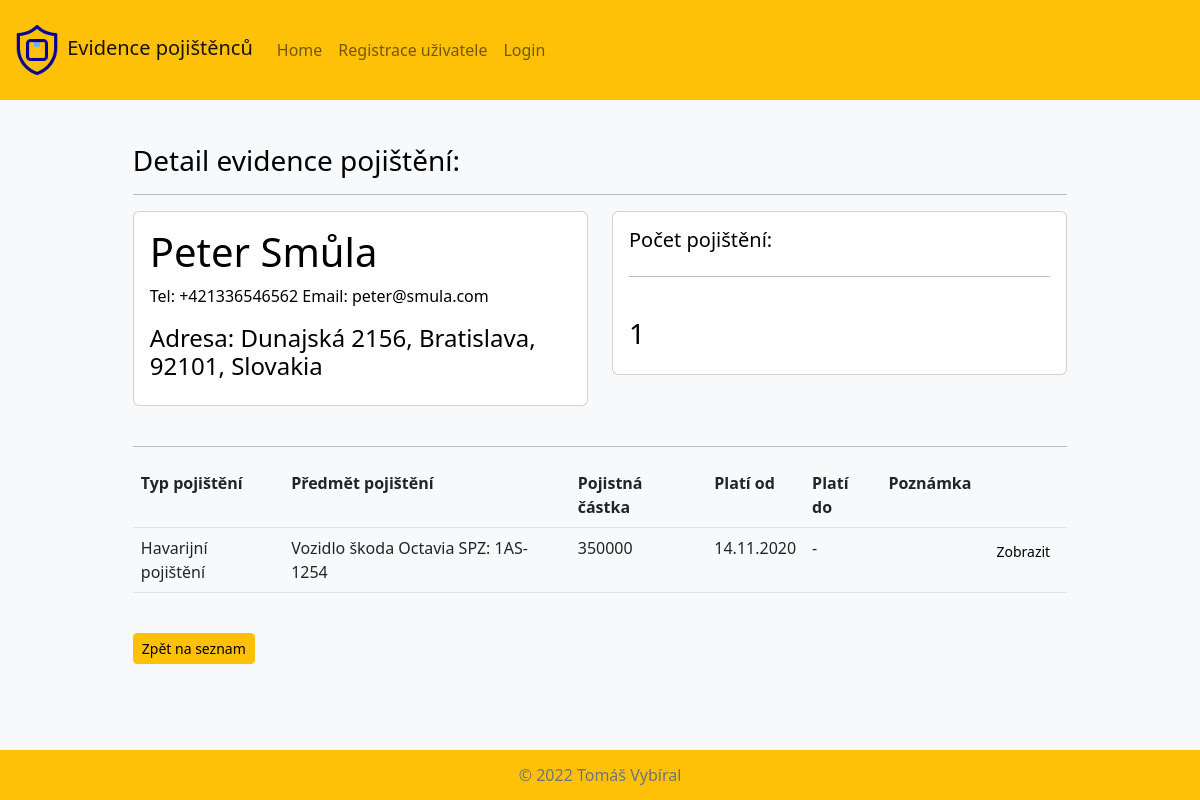
The page /pojistenci/pojistenec_detail/28/ on the database as committed earlier.
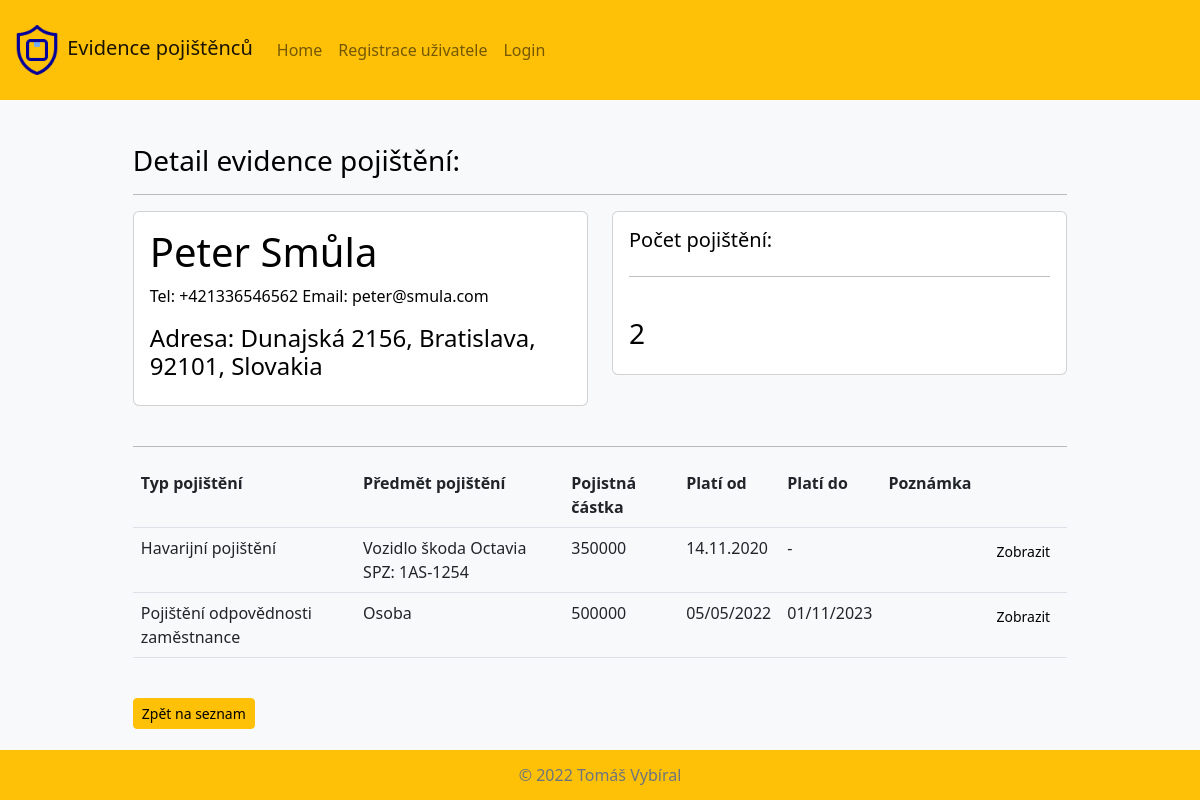
The same page on the database as committed later.
### pojistenci/models.py (models this page shows, shortened)
class SeznamPojisteni(models.Model):
    pojistenec = models.ForeignKey(
        Pojistenec, null=True, on_delete=models.CASCADE, verbose_name='Pojištěnec')
    typ_pojisteni = models.ForeignKey(
        TypPojisteni, null=True, on_delete=models.SET_NULL, verbose_name='Druh pojištění')
    predmet_pojisteni = models.CharField(max_length=80, null=True, verbose_name='Předmět pojištění')
    hodnota_pojisteni = models.CharField(max_length=10, null=True, verbose_name='Hodnota pojištění')
    plati_od = models.CharField(max_length=10, null=True, verbose_name='Platí od')
    plati_do = models.CharField(max_length=10, null=True, verbose_name='Platí do')
    poznamka = models.TextField(null=True, verbose_name='Poznámka', blank=True) # není povinné pole
    date_created = models.DateTimeField(auto_now_add=True, null=True, verbose_name='Datum vytvoření')
    class Meta:
        verbose_name = 'Seznam pojištění'
        verbose_name_plural = 'Seznam pojištění'

class TypPojisteni(models.Model):
    nazev_pojisteni = models.CharField(max_length=100)
    def __str__(self) -> str:
        return self.nazev_pojisteni
    class Meta:
        verbose_name = 'Druh pojištění'
        verbose_name_plural = 'Druhy pojištění'

### pojistenci/views.py (the view, shortened to what this page needs)
class AktualPojistenec(generic.DetailView):
    model = SeznamPojisteni
    template_name = 'pojistenci/pojistenec_detail.html'
    def get(self, request, pk):
        try:
            pojistenec = Pojistenec.objects.get(id=pk)
        except:
            return redirect('home')
        pojistky = SeznamPojisteni.objects.filter(pojistenec_id=pk)
        total_pojisteni = pojistky.count()
        context = {'pojistenec':pojistenec,'pojistky':pojistky, 'pocet_pojistek':total_pojisteni}
        return render(request, self.template_name, context)

### pojistenci/models.py (called while the page is built)
    def __str__(self) -> str:
        return self.stat

### pojistenci/templates/pojistenci/pojistenec_detail.html (shortened to what this page needs)
{% extends 'base.html' %} {% block content %}
<h3>Detail evidence pojištění:</h3>
<hr />
<div class="row">
  <div class="col-md">
    <div class="card card-body">
      <h1>{{pojistenec.jmeno}} {{pojistenec.prijmeni}}</h1>
      <p>Tel: {{pojistenec.telefon}} Email: {{pojistenec.email}}</p>
      <h4>
        Adresa: {{pojistenec.ulice_cp}}, {{pojistenec.mesto}}, {{pojistenec.psc}},
        {{pojistenec.stat}}
      </h4>
    </div>
  </div>
  <div class="col-md">
    <div class="card card-body">
      <h5>Počet pojištění:</h5>
      <hr>
      <br>
      <h3>{{pocet_pojistek}}</h3>
    </div>
  </div>
</div>
<br>
<hr />
<table class="table table-hover">
  <tr>
    <th>Typ pojištění</th>
    <th>Předmět pojištění</th>
    <th>Pojistná částka</th>
    <th>Platí od</th>
    <th>Platí do</th>
    <th>Poznámka</th>
    <th></th>
  </tr>
  {% for pojistka in pojistky %}
  <tr>
    <td>{{pojistka.typ_pojisteni}}</td>
    <td>{{pojistka.predmet_pojisteni}}</td>
    <td>{{pojistka.hodnota_pojisteni}}</td>
    <td>{{pojistka.plati_od}}</td>
    <td>{{pojistka.plati_do}}</td>
    <td>{{pojistka.poznamka}}</td>
    <td><a class="btn btn-sm btn-light" href="{% url 'pojisteni_detail' pojistka.id %}">Zobrazit</a> </td>
  </tr>
  {% endfor %}
</table>
<br>
<a class="btn btn-sm btn-warning" href="{% url 'home' %}">Zpět na seznam</a>
{% endblock %}

Rows that differ between the two databases and show on the page:
added SeznamPojisteni: typ_pojisteni "Pojištění odpovědnosti zaměstnance", predmet_pojisteni "Osoba", hodnota_pojisteni "500000", plati_od "05/05/2022", plati_do "01/11/2023"
Other text that changed with them:
{{ pocet_pojistek }}: "1" → "2"
